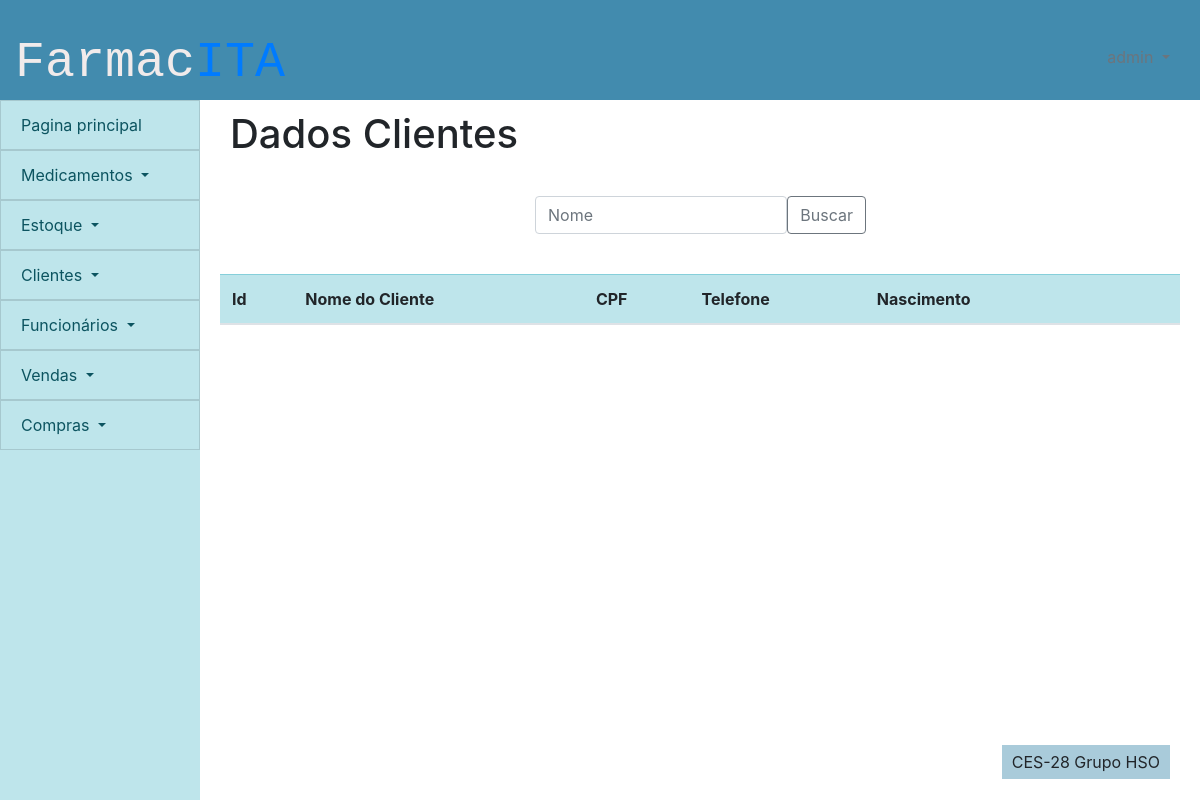
The page /pessoas/editar_cliente (signed in) on the database as committed earlier.
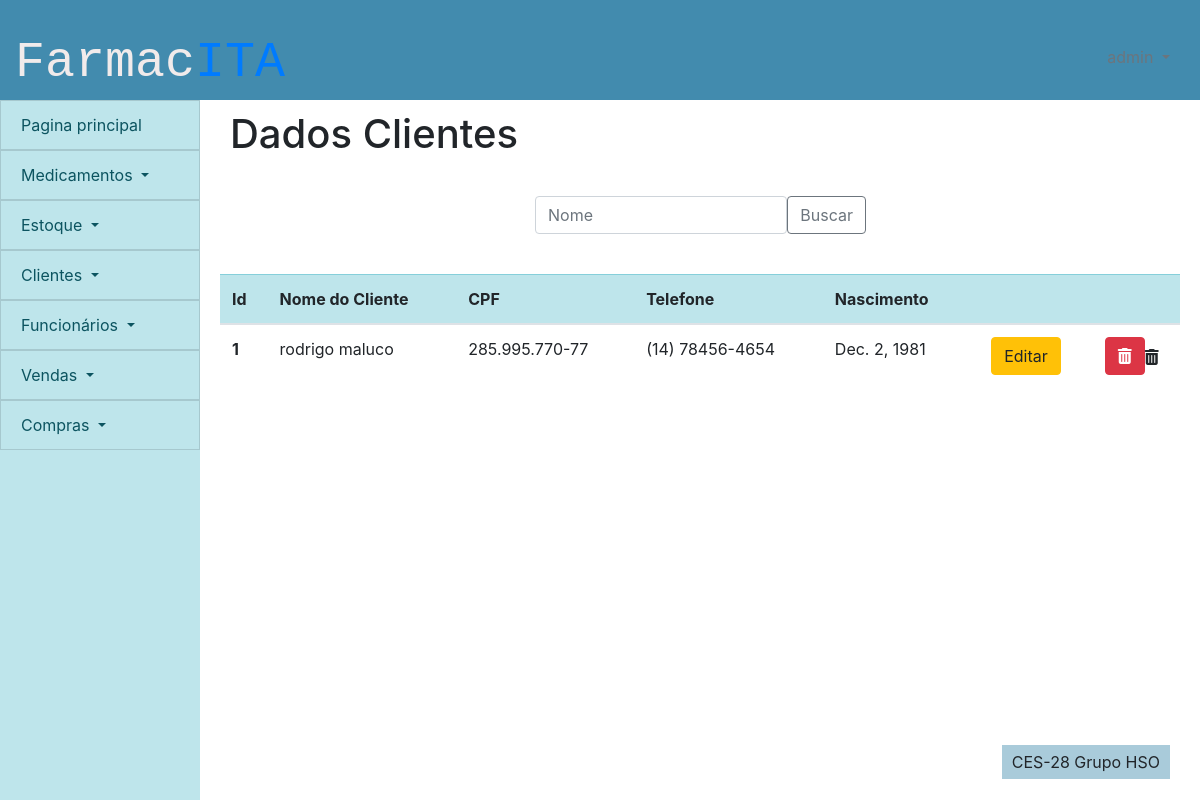
The same page on the database as committed later.
### pessoas/models.py (models this page shows)
class cliente(models.Model):
    id_cliente = models.AutoField(primary_key=True)
    nome_cliente = models.CharField(max_length=100)
    cpf = models.CharField(max_length=14)
    telefone = models.CharField(max_length=15)
    data_nascimento = models.DateField(default=datetime.now)
    ativo = models.BooleanField(default=True)
    class Meta:
        db_table = 'clientes'

### pessoas/views.py (the view)
# urls.py: path('editar_cliente',views.editar_cliente, name = 'editar_cliente'),
def editar_cliente(request):
    if request.user.is_authenticated:
        editar = False
        lista = cliente.objects.all()
        busca = request.GET.get('buscacliente')
        if busca:
            editar = False
            lista = cliente.objects.filter(nome_cliente__icontains = busca)
        delete = request.GET.get('delete')
        if delete:
            teste = cliente.objects.filter(id_cliente = delete)
            teste.update(ativo = False)
        editando = request.GET.get('edit')
        if editando:
            editar = True
            lista = cliente.objects.filter(id_cliente = editando)
        return render(request,'pessoas/edicao_cliente.html',{'lista':lista,'editar':editar})
    else:
        return failed_login(request)

### frontend/pessoas/edicao_cliente.html (shortened to what this page needs)
{% extends 'template/padrao.html' %}
{% load static %}
{%block titulo-conteudo %}
Dados Clientes
{% endblock %}
{% block content %}
<div>
    <div class="row formulario">
        <div class="col-sm-12">
            <div>
                <form method="GET">
                    <div class="input-group-prepend">
                        <input type="text" class="form-control" placeholder="Nome" name="buscacliente" id="buscacliente">
                    <button class="btn btn-outline-secondary" type="submit" id="button-addon1">Buscar</button>
                    </div>
                    </form>
            </div>
        </div>
    </div>
    <div class="tabela">
        <table class="table table-hover">
            <thead class="table-info">
                <tr>
                    <th scope="col">Id</th>
                    <th scope="col">Nome do Cliente</th>
                    <th scope="col">CPF</th>
                    <th scope="col">Telefone</th>
                    <th scope="col">Nascimento</th>
                    <th></th>
                    <th></th>
                </tr>
            </thead>
            {% for i in lista %}
            {% if i.ativo %}
            <tbody>
                <tr class={{i.id_cliente}}>
                    <th scope="row">{{i.id_cliente}}</th>
                    <td class = "nome">{{i.nome_cliente}}</td>
                    <td class = "cpf">{{i.cpf}}</td>
                    <td class = "telefone">{{i.telefone}}</td>
                    <td class = "nascimento">{{i.data_nascimento}} </td>
                    <td>
                        <form class= "centro">
                            <button value = {{i.id_cliente}} name = 'edit' class="btn btn-warning"  type = "submit" >Editar</button>
                        </form>
                    </td>
                    <td>
                        <form class= "centro">
                            <button  value = {{i.id_cliente}} name = 'delete' class="btn btn-danger botao" type = "submit"><i class="fas fa-trash-alt"></button>
                        </form>
                    </td>
                </tr>
            </tbody>
            {% endif %}
            {% endfor %}
        </table>
    </div>
</div>
{% endblock %}

Rows that differ between the two databases and show on the page:
added cliente: id_cliente "1", nome_cliente "rodrigo maluco", cpf "285.995.770-77", telefone "(14) 78456-4654", data_nascimento "Dec. 2, 1981"
